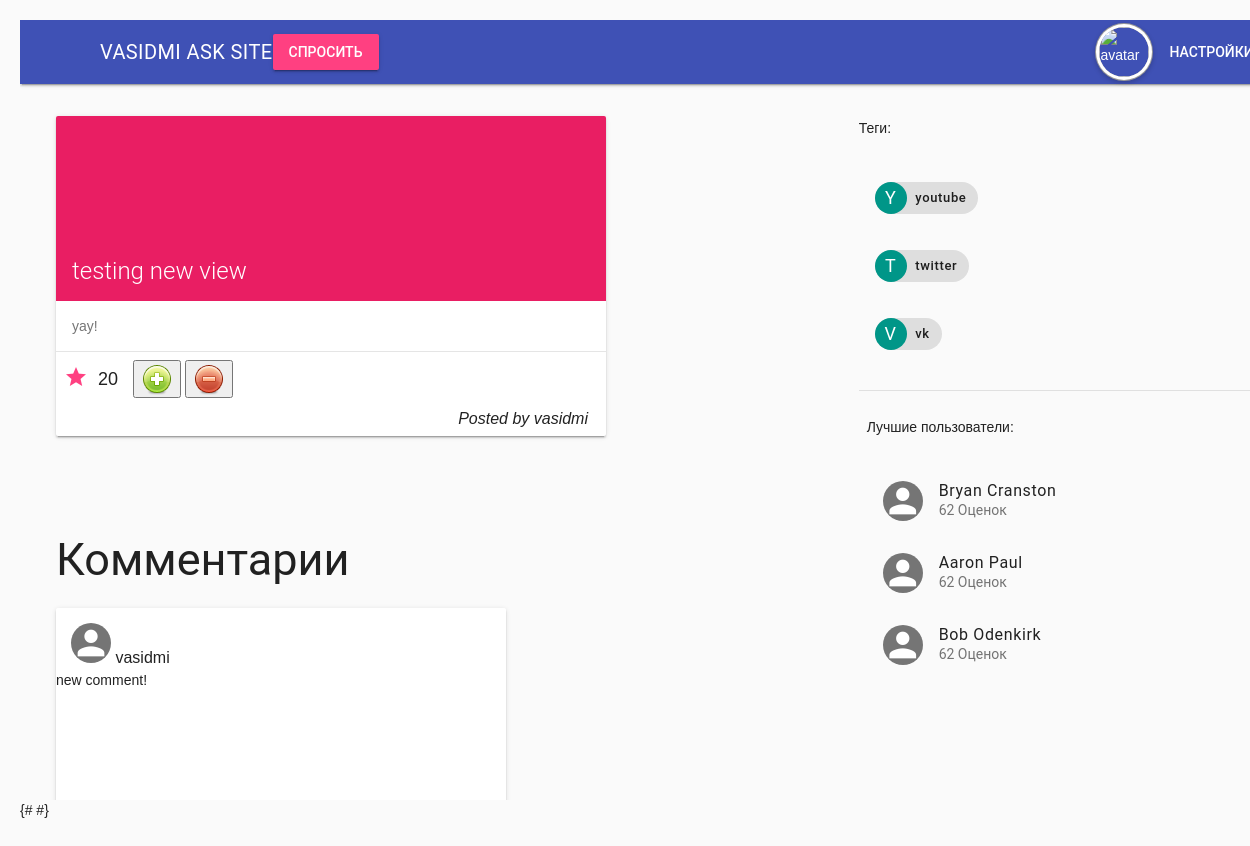
The app's page /post/5/ (signed in) with its own data.
### questions/models.py (models this page shows, shortened)
class Question(models.Model):
    class Meta:
        db_table = "questions"
    user = models.ForeignKey(User)
    title = models.CharField(max_length = 255)
    text = models.TextField()
    rating = models.IntegerField(default = 0, db_index=True)
    created = models.DateTimeField(default = datetime.datetime.now)
    tags = models.ManyToManyField(Tag)
    objects=QuestionManager()

class Answer(models.Model):
    class Meta:
        db_table = "answers"
    user = models.ForeignKey(User)
    question = models.ForeignKey(Question)
    text = models.TextField()
    created = models.DateTimeField(default = datetime.datetime.now)

class Tag(models.Model):
    class Meta:
        db_table = "tags"
    name = models.CharField(max_length = 20, unique = True)
    used = models.IntegerField(default=0)
    objects=TagManager()

### questions/models.py (the view)
# urls.py: url(r'^post/(?P<id>\d+)/$',Question.objects.getQuestionWithComments,name='post'),
    def getQuestionWithComments(self,request,id):
        post = Question.objects.all().filter(id="%s" % (id))[0]
        comments_list =  Question.objects.comments(id)
        page = request.GET.get('page')
        tags = Tag.objects.getPopularTags()
        return render(request,'questions/post_page.html',{'post':post,'paginator':PaginatorClass.paginate(comments_list,page),'tags':tags})

### questions/models.py (called while the page is built)
    def comments(self, id):
        comments = Answer.objects.all().filter(question_id = id)
        return comments

    def getPopularTags(self):
        tags = Tag.objects.all()
        return sorted(tags,key=lambda tag:tag.used, reverse=True)[0:3]

### questions/paginator.py (called while the page is built)
    def paginate(data, page):
        paginator = Paginator(data, 3)
        try:
            paginator = paginator.page(page)
        except PageNotAnInteger:
            paginator = paginator.page(1)
        except EmptyPage:
            if int(page) < 1:
                paginator = paginator.page(1)
            else:
                paginator = paginator.page(paginator.num_pages)
        return paginator

### questions/templates/questions/post_page.html (shortened to what this page needs)
<html>
<head>
  {% include 'questions/style-links.html' %}
</head>
<body>
  {% if user.is_authenticated %} {% include 'questions/header_auth.html' %} {% else %} {% include 'questions/header_not_auth.html' %} {% endif %}
  <main class="mdl-layout__content">
    <div class="page-content">
      <div class="mdl-grid">
        <div class="mdl-cell mdl-cell--8-col">
          <div>
            <p>
              <div class="demo-card-square mdl-card mdl-shadow--2dp">
                <div class="mdl-card__title mdl-card--expand">
                  <h2 class="mdl-card__title-text">{{ post.title }}</h2>
                </div>
                <div class="mdl-card__supporting-text">
                  {{ post.text }}
                </div>
                <div class="mdl-card__actions mdl-card--border">
                  <a style="float: left;margin-top: 5px" class="mdl-list__item-secondary-action"><i class="material-icons">star</i></a>
                  <p style="float: left;font-size: large;margin-top: 7px;margin-left: 10px">{{ post.rating }}</p>
                  {% if user.is_authenticated %}
                  <button style="margin-left: 15"><img src="/like.png" style="vertical-align: middle"></button>
                  <button><img src="/dislike.png" style="vertical-align: middle"></button> {% endif %}
                  <i style="float: right;margin-top: 50;margin-right: 10;">Posted by {{ post.user }}</i>
                </div>
              </div>
            </p>
          </div>
          <div>
            <h2 style="margin-left:20px;margin-top:100px">Комментарии</h2> {% include 'questions/comment.html' %}
          </div>
        </div>
        <div class="mdl-cell mdl-cell--4-col">
          <div>
            <p>
              <p>
                Теги: {% include 'questions/site_tags.html' %}
          </div>
          <div>
            <div class="mdl-card__actions mdl-card--border">
              <p>
                <p>
                  Лучшие пользователи: {% include 'questions/best_members.html' %}
            </div>
          </div>
        </div>
  </main>
</body>
<script src="/static/js/post_comment.js"></script>#}
</html>

### questions/templates/questions/comment.html (shortened to what this page needs)
{% for comment in paginator %}
<p>
  <div style="margin-left: 20px" class="comment mdl-card mdl-shadow--2dp">
    <div class="mdl-card--expand">
      <span>
  <i style="margin-top:15px; margin-left:15px" class="material-icons mdl-list__item-avatar">person</i>
  <span>{{ comment.user }}</span>
      </span>
      <p>{{ comment.text }}</p>
    </div>
  </div>
</p>
{% endfor %}

### questions/templates/questions/site_tags.html
<ul class="demo-list-item mdl-list">
  {% for tag in tags %}
  <li class="mdl-list__item">
    <span class="mdl-list__item-primary-content">
      <span class="mdl-chip mdl-chip--contact">
    <span class="mdl-chip__contact mdl-color--teal mdl-color-text--white">{{ tag.name|slice:"1"|capfirst }}</span>
    <a style="text-decoration: none;color: inherit;" href="/posts/tag/{{tag.name}}"><span class="mdl-chip__text">{{ tag.name }}</span></a>
    </span>
    </span>
  </li>
  {% endfor %}
</ul>

### questions/static/css/question.css (style rules this page uses)
.demo-card-square.mdl-card { width: 550px; height: 320px; margin-left: 20px; margin-bottom: 45px; }
.demo-card-square>.mdl-card__title { color: #fff; background: url('https://getmdl.io/assets/demos/dog.png') bottom right 15% no-repeat #E91E63; }
body { padding: 20px; background: #fafafa; position: relative; }

### questions/static/css/comment.css (style rules this page uses)
.comment.mdl-card { width: 450px; margin-left: 20px; }

### records on screen
Question: title "testing new view", text "yay!", rating "20", user "vasidmi"
Answer: user "vasidmi", text "new comment!"
Tag: name "Y", name "youtube"
Tag: name "T", name "twitter"
Tag: name "V", name "vk"
